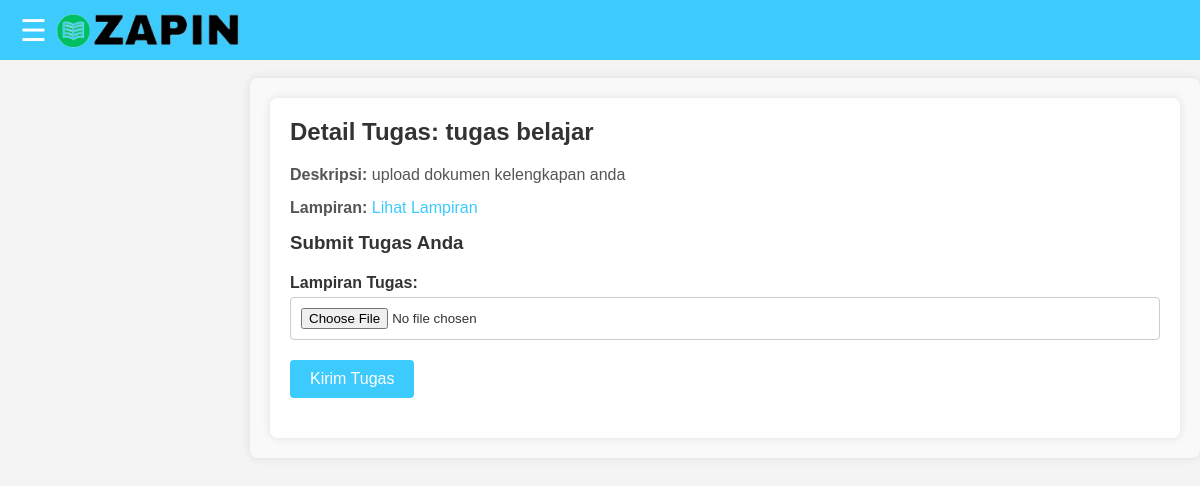
The page /task_detail.php?task_id=4 (signed in) on the database its author committed.
### tables this page shows
CREATE TABLE `class_tasks` (
  `id` int(11) NOT NULL,
  `task_name` varchar(255) NOT NULL,
  `task_description` text NOT NULL,
  `class_id` int(11) NOT NULL,
  `created_at` timestamp NOT NULL DEFAULT current_timestamp(),
  `attachment_path` varchar(255) DEFAULT NULL
);

### task_detail.php (the view, shortened to what this page needs)
<?php
include 'service/database.php';
if (isset($_SESSION['role'])) {
    $user_role = $_SESSION['role'];
} else {
    echo "User role not found. Please log in.";
    exit;
}
if (isset($_GET['task_id'])) {
    $task_id = $_GET['task_id'];
    $query = "SELECT * FROM class_tasks WHERE id = '$task_id'";
    $result = $db->query($query);
    if ($result && $result->num_rows > 0) {
        $task_data = $result->fetch_assoc();
    } else {
        echo "Tugas tidak ditemukan!";
        exit;
    }
} else {
    echo "ID tugas tidak ditemukan!";
    exit;
}
?>
<!DOCTYPE html>
<html lang="en">
<head>
    <link rel="stylesheet" href="navbar-sidebar.css">
</head>
<body>
    <?php include 'navbar.php'; ?>
    <div class="wrapper">
        <main class="content">
            <h2>Detail Tugas: <?= $task_data['task_name'] ?></h2>
            <p><strong>Deskripsi:</strong> <?= $task_data['task_description'] ?></p>
            <?php if ($task_data['attachment_path']): ?>
                <p><strong>Lampiran:</strong> <a href="<?= $task_data['attachment_path'] ?>" target="_blank">Lihat Lampiran</a></p>
            <?php endif; ?>
            <?php if ($user_role === 'pegawai'): ?>
                <h3>Submit Tugas Anda</h3>
                <form action="submit_assignment.php" method="POST" enctype="multipart/form-data">
                    <div class="input-group">
                        <label for="assignment">Lampiran Tugas:</label>
                        <input type="file" name="assignment" id="assignment" required>
                    </div>
                    <div class="input-group">
                        <button type="submit" name="submit_assignment" class="btn">Kirim Tugas</button>
                    </div>
                </form>
            <?php endif; ?>
        </main>
    </div>
</body>
</html>

### navbar-sidebar.css (style rules this page uses)
* { margin: 0; padding: 0; box-sizing: border-box; }
body { font-family: Arial, sans-serif; }
.content { margin-left: 0; padding: 20px; transition: margin-left 0.3s; }

### task_detail.php (style rules this page uses)
* { margin: 0; padding: 0; box-sizing: border-box; }
body { font-family: Arial, sans-serif; background-color: #f4f4f4; color: #333; margin: 0; padding: 0; }
.wrapper { margin-top: 60px; margin-left: 250px; padding: 20px; background-color: #f9f9f9; border-radius: 8px; box-shadow: 0 0 10px rgba(0, 0, 0, 0.1); }
.content { background-color: #fff; padding: 20px; border-radius: 8px; box-shadow: 0 0 10px rgba(0, 0, 0, 0.1); }
.content h2, .content h3 { color: #333; margin-bottom: 20px; }
.content p { color: #555; margin-bottom: 15px; }
.input-group { margin-bottom: 20px; }
.input-group label { display: block; margin-bottom: 5px; font-weight: bold; color: #333; }
.input-group input[type="file"], .input-group input[type="text"] { width: 100%; padding: 10px; border: 1px solid #ccc; border-radius: 4px; box-sizing: border-box; }
.btn { background-color: #3DCAFD; color: white; padding: 10px 20px; border: none; border-radius: 4px; cursor: pointer; font-size: 16px; }
a { color: #3DCAFD; text-decoration: none; }

### rows shown on the page
class_tasks: task_name "tugas belajar", task_description "upload dokumen kelengkapan anda"
